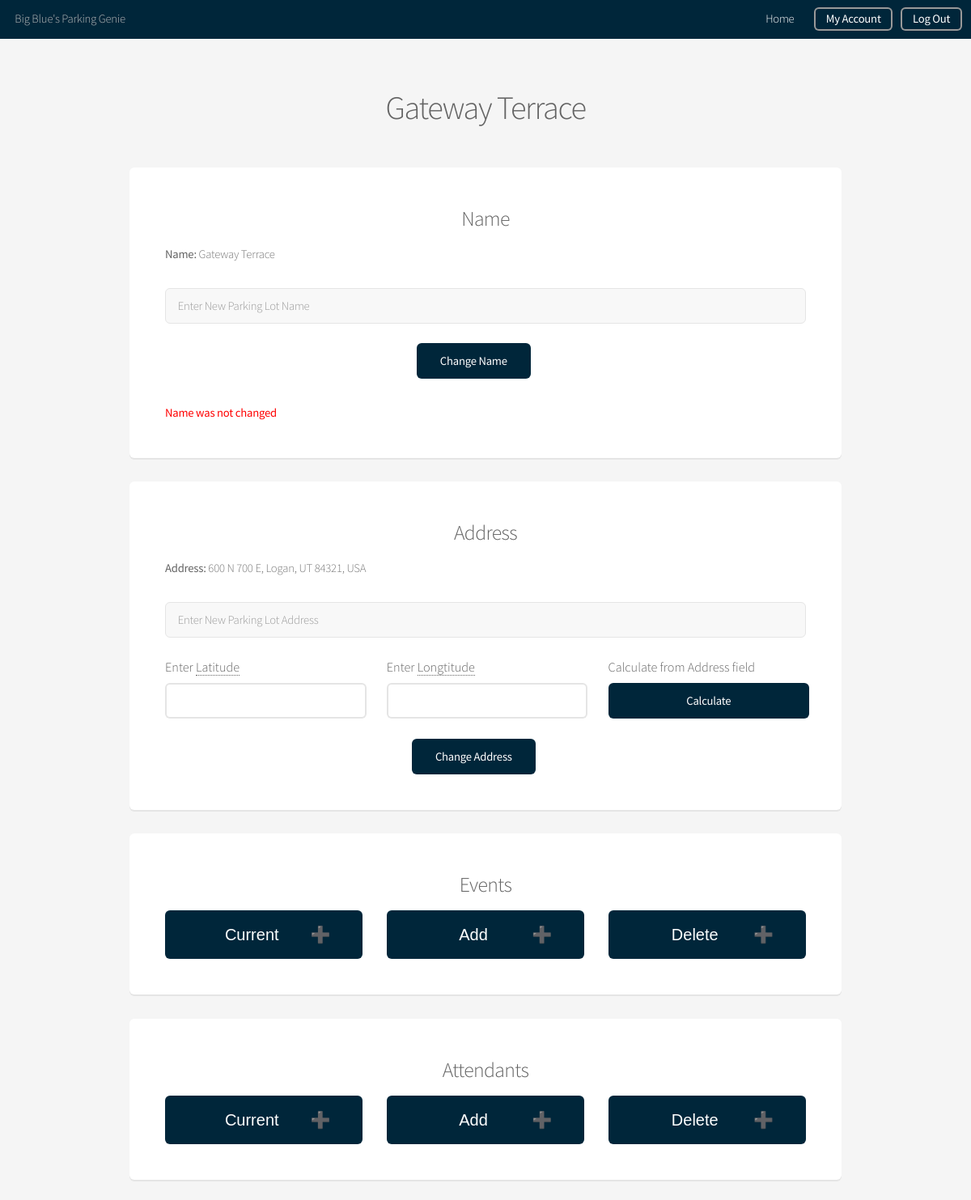
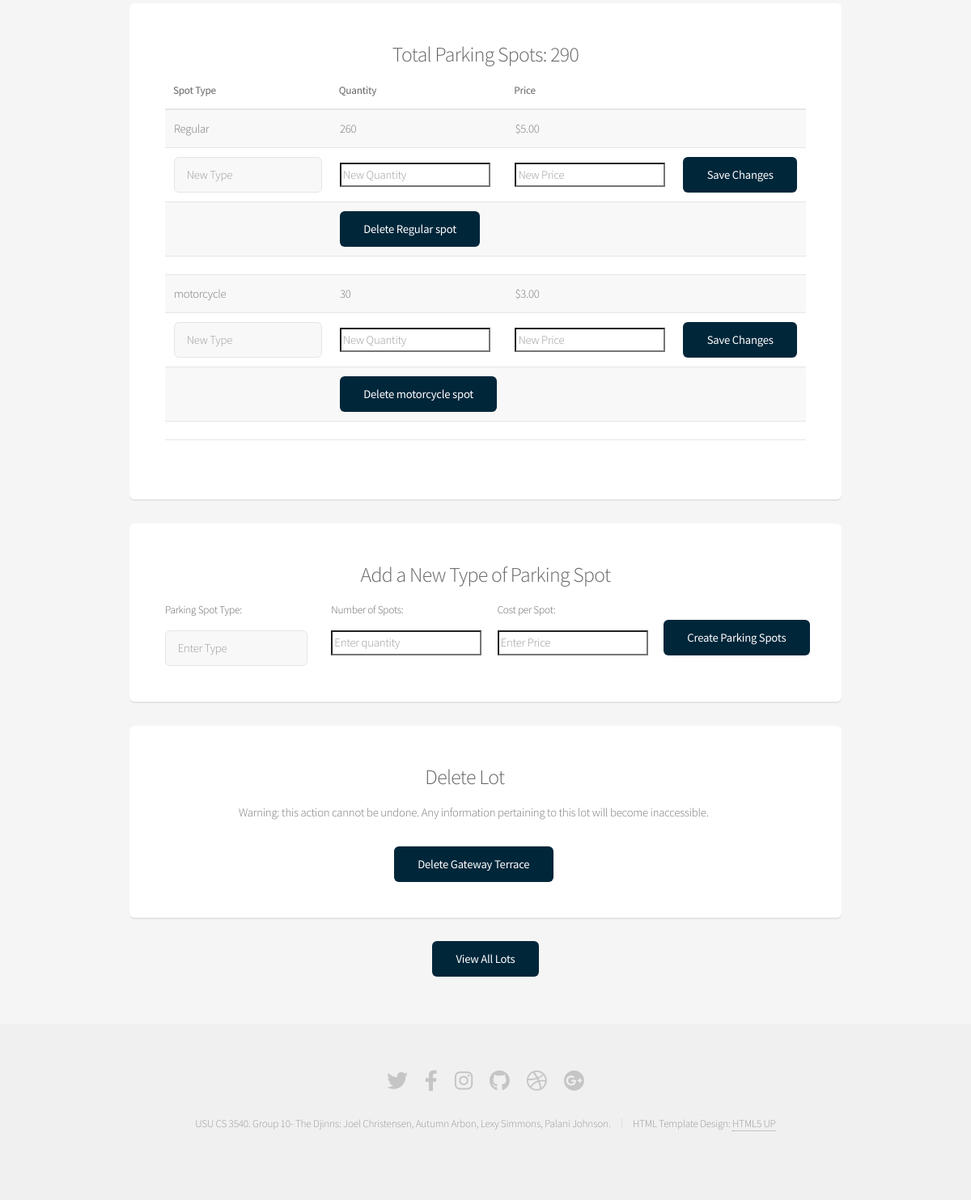
Screenshot of /lot_name/20 with the database file from the repository (2 pictures, top to bottom).
### apis/models.py (models this page shows, shortened)
class ParkingLot(models.Model):
    name = models.CharField(max_length=200)
    address = models.CharField(max_length=500, blank=True, default='')
    latitude = models.FloatField(default=41.7429795162564)
    longitude = models.FloatField(default=-111.809492111206)
    event = models.ManyToManyField(Event)
    owner = models.ForeignKey(User, on_delete=models.CASCADE) # must check if user is_owner
    def __str__(self) -> str:
        return self.name

class ParkingSpot(models.Model):
    spotType = models.CharField(max_length=200)
    price = models.FloatField(default=0.0)
    totalSpots = models.IntegerField(default=1)
    currentEventAvailableSpots = models.IntegerField(default=1)
    lot = models.ForeignKey(ParkingLot, on_delete=models.CASCADE)

### web/views.py (the view)
# urls.py: path('lot_name/<int:parkingLot_id>', views.lot_change_name, name='lot_change_name'),
def lot_change_name(request, parkingLot_id):
    parkingLot = get_object_or_404(ParkingLot, pk=parkingLot_id)
    try:
        name = request.POST['name']
        if name != "":
            parkingLot.name = name
            parkingLot.save()
        else:
            return renderLotEdit(request, parkingLot, 'name_error_message', "Name not changed: Empty text field")
    except(KeyError, ParkingLot.DoesNotExist):
        return renderLotEdit(request, parkingLot, 'name_error_message', "Name was not changed")
    else:
        return HttpResponseRedirect(reverse('web:lotEdit', args=(parkingLot.id,)))

### apis/models.py (called while the page is built)
    def __str__(self) -> str:
        return self.user.username

### web/views.py (called while the page is built, shortened)
def get_lot_details(parkingLot):
    all_events = Event.objects.order_by('date')
    event_list = []
    other_events = []
    now = timezone.now()
    for event in all_events:
        if event.date > now:
            if Event.objects.filter(id=event.id).filter(parkinglot__id=parkingLot.id).exists():
                event_list.append(event)
            else:
                other_events.append(event)
    attendant_list = parkingLot.profile_set.all()
    other_attendants = Profile.objects.all().exclude(attendant_for__id=parkingLot.id)
    spot_list = parkingLot.parkingspot_set.all()
    total_spots = 0
    for spot in spot_list:
        total_spots += spot.totalSpots
    return event_list, other_events, attendant_list, other_attendants, spot_list, total_spots

def renderLotEdit(request, parkingLot, errorKey, errorMessage):
    event_list, other_events, attendant_list, other_attendants, spot_list, total_spots = get_lot_details(parkingLot)
    if errorKey and errorMessage:
        return render(request, 'web/lotEdit.html', {
            'parkingLot': parkingLot,
            errorKey: errorMessage,
            'event_list': event_list,
            'other_event_list': other_events,
            'attendant_list': attendant_list,
            'other_attendant_list': other_attendants,
            'spot_list': spot_list,
            'total_spots': total_spots,
        })

### web/templates/web/lotEdit.html (shortened to what this page needs)
<!DOCTYPE HTML>
<html>
	<head>
		{% load static %}
		<link rel="stylesheet" href={% static "web/assets/css/main.css" %}/>
	</head>
	<body class="is-preload">
		<div id="page-wrapper">
				<header id="header">
					<h1>Big Blue's Parking Genie</h1>
					<nav id="nav">
						<ul>
							<li><a href={% url "web:main" %}>Home</a></li>
							<li><a href={% url "web:account" %} class="button">My Account</a></li>
							<li><a href={% url "web:logout" %} class="button">Log Out</a></li>
						</ul>
					</nav>
				</header>
				<section id="main" class="container">
					<header>
						<h2>{{ parkingLot.name }}</h2>
					</header>
					<section class="box">
						<h3 style="text-align:center;">Name</h3>
						<p><strong>Name: </strong>{{ parkingLot.name }}</p>
						<form action="{% url 'web:lot_change_name' parkingLot.id %}" method="post">
							<input type="text" placeholder="Enter New Parking Lot Name" name="name" id="name">
							<br>
							<div class="row aln-center">
								<input type="submit" value="Change Name">
							</div>
						</form>
						{% if name_error_message %}<p><strong class="error">{{ name_error_message }}</strong></p>
						{% endif %}
					</section>
					<section class="box">
						<h3 style="text-align: center;">Address</h3>
						<p><strong>Address: </strong>{{ parkingLot.address }}</p>
						<form action="{% url 'web:lot_change_address' parkingLot.id %}" method="post">
							<input type="text" placeholder="Enter New Parking Lot Address" name="address" id="address">
							<br>
							<div class="row row-gtr-uniform">
								<div class="col-4">
									<h4>Enter <a href="https://support.google.com/maps/answer/18539?co=GENIE.Platform%3DDesktop&hl=en">Latitude</a></h4>
									<input type="number" step="any" class="button alt" id="latitude" name="latitude" />
								</div>
								<div class="col-4">
									<h4>Enter <a href="https://support.google.com/maps/answer/18539?co=GENIE.Platform%3DDesktop&hl=en">Longtitude</a></h4>
									<input type="number" step="any" class="button alt" id="longitude" name="longitude" />
								</div>
								<div class="col-4">
									<h4>Calculate from Address field</a></h4>
									<input class="button" value="Calculate" id="latLngButton"/>
								</div>
							</div>
							<br>
							<div class="row aln-center">
								<input type="submit" value="Change Address">
							</div>
						</form>
					</section>
					<section class="box">
						<h3 style="text-align: center;">Events</h3>
						<div class="row row-gtr-uniform">
							<div class="col-4">
								<button class="collapsible button fit">Current</button>
							</div>
							<div class="col-4">
								<button class="collapsible button fit">Add</button>
							</div>
							<div class="col-4">
								<button class="collapsible button fit">Delete</button>
							</div>
						</div>
					</section>
					<section class="box">
						<h3 style="text-align: center;">Attendants</h3>
						<div class="row row-gtr-uniform">
							<div class="col-4">
								<button class="collapsible button fit">Current</button>
							</div>
							<div class="col-4">
								<button class="collapsible button fit">Add</button>
							</div>
							<div class="col-4">
								<button class="collapsible button fit">Delete</button>
							</div>
						</div>
					</section>
					<section class="box">
						<h3 style="text-align: center;">Total Parking Spots: {{ total_spots }}</h3>
						<div class="table-wrapper">
							<table style="text-align: left;">
								<thead>
									<tr>
										<th><strong>Spot Type</strong></th>
										<th><strong>Quantity</strong></th>
										<th><strong>Price</strong></th>
										<th> </th>
									</tr>
								</thead>
								<tbody>
								{% if spot_list %}
								{% for spot in spot_list %}
								<div style="border-style: solid; border-color: black;">
									<tr>
										<td>{{ spot.spotType }}</td>
										<td>{{ spot.totalSpots }}</td>
										<td>${{ spot.price|stringformat:".2f" }}</td>
										<td> </td>
									</tr>
									<form action="{% url 'web:lot_edit_spot' spot.id %}" method="post">
										<tr>
											<td><input type="text" placeholder="New Type" name="type"></td>
											<td><input type="number" placeholder="New Quantity" name="quantity" min="1"></td>
											<td><input type="number" placeholder="New Price" name="price" min="0" step=".01"></td>
											<td><input type="submit" value="Save Changes"></td>
										</tr>
									</form>
									<form action="{% url 'web:lot_delete_spot' spot.id %}" method="post">
										<tr>
											<td> </td>
											<td><input type="submit" value="Delete {{ spot.spotType }} spot"></td>
											<td> </td>
											<td> </td>
										</tr>
									</form>
									<tr>
										<td> </td>
										<td> </td>
										<td> </td>
										<td> </td>
									</tr>
								</div>
								{% endfor %}
								{% else %}
									<tr>
										<td>No spots available</td>
										<td></td>
										<td></td>
									</tr>
								{% endif %}
								</tbody>
							</table>
						</div>
					</section>
					<section class="box">
						<h3 style="text-align: center;">Add a New Type of Parking Spot</h3>
						<form action="{% url 'web:lot_add_spot' parkingLot.id %}" method="post">
							<div class="row row-gtr-uniform">
								<div class="col-3">
									<label for="type">Parking Spot Type:</label>
									<input type="text" placeholder="Enter Type" name="type" id="type" required>
								</div>
								<div class="col-3">
									<label for="quantity">Number of Spots:</label>
									<input type="number" placeholder="Enter quantity" name="quantity" id="quantity" min="0" step=".01" required>
								</div>
								<div class="col-3">
									<label for="price">Cost per Spot:</label>
									<input type="number" placeholder="Enter Price" name="price" id="price" required>
								</div>
								<div class="col-3">
									<br>
									<input type="submit" value="Create Parking Spots">
								</div>
							</div>
						</form>
					</section>
					<section class="box">
						<form action="{% url 'web:delete_lot' parkingLot.id %}" method="post">
							<h3 class="row aln-center">Delete Lot</h3>
							<p class="row aln-center">Warning: this action cannot be undone. Any information pertaining to this lot will become inaccessible.</p>
							<div class="row aln-center">
								<input type="submit" value="Delete {{ parkingLot }}">
							</div>
						</form>
					</section>
					<div class="row gtr-50 gtr-uniform aln-center">
						<div class="col-12-mobilep">
							<a href="{% url 'web:lots' %}" class="button">View All Lots</a>
						</div>
					</div>
				</section>
				<footer id="footer">
					<ul class="icons">
						<li><a href="#" class="icon brands fa-twitter"><span class="label">Twitter</span></a></li>
						<li><a href="#" class="icon brands fa-facebook-f"><span class="label">Facebook</span></a></li>
						<li><a href="#" class="icon brands fa-instagram"><span class="label">Instagram</span></a></li>
						<li><a href="https://github.com/palani-johnson/TheDjinns-Group10" class="icon brands fa-github"><span class="label">Github</span></a></li>
						<li><a href="#" class="icon brands fa-dribbble"><span class="label">Dribbble</span></a></li>
						<li><a href="#" class="icon brands fa-google-plus"><span class="label">Google+</span></a></li>
					</ul>
					<ul class="copyright">
						<li>USU CS 3540. Group 10- The Djinns: Joel Christensen, Autumn Arbon, Lexy Simmons, Palani Johnson.</li><li>HTML Template Design: <a href="http://html5up.net">HTML5 UP</a></li>
					</ul>
				</footer>
		</div>
	</body>
</html>

### rows the page displays
ParkingLot: name "Gateway Terrace", address "600 N 700 E, Logan, UT 84321, USA", name "Delete Gateway Terrace"
ParkingSpot: spotType "Regular", totalSpots "260", price "5.00", spotType "Delete Regular spot"
ParkingSpot: spotType "motorcycle", totalSpots "30", price "3.00", spotType "Delete motorcycle spot"

### other values shown
{{ name_error_message }} "Name was not changed"
{{ total_spots }} "290"
